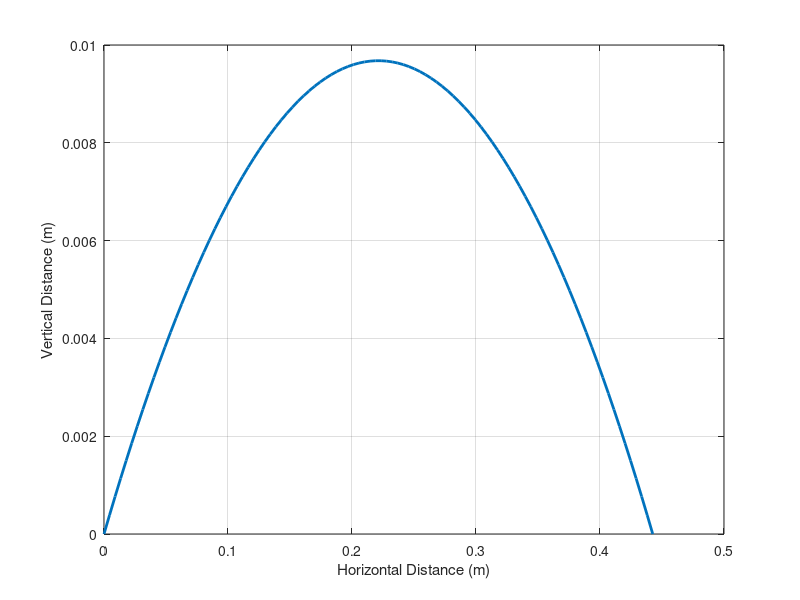

The MATLAB source for this figure:
clc;
clear;
close all;

u = input("Enter initial velocity (m/s): ");
theta = input("Enter launch angle (degrees): ");
g = 9.81;
theta_rad = deg2rad(theta)
T=2*u*sin(theta_rad)/g
t=linspace(0,T,100)
x= u*cos(theta_rad).*t
y=u*sin(theta_rad).*t-0.5*g*t.^2

figure;
plot(x,y,'LineWidth',2);
grid on;

xlabel('Horizontal Distance (m)');
ylabel('Vertical Distance (m)');

fprintf('Flight time: %.2f seconds\n', T);
fprintf('Maximum height: %.2f metres\n', max(y));
fprintf('Range: %.2f metres\n', max(x));
